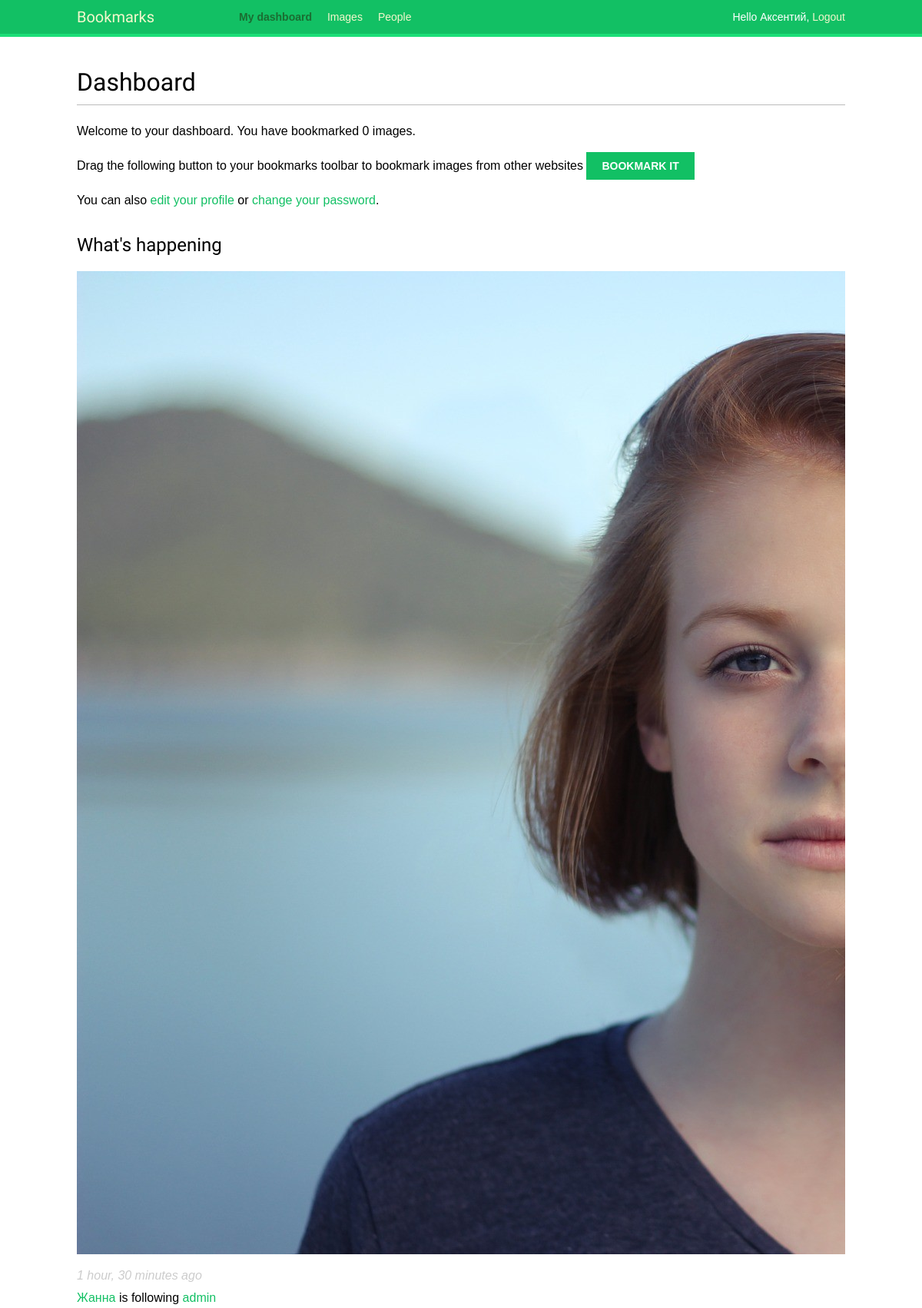
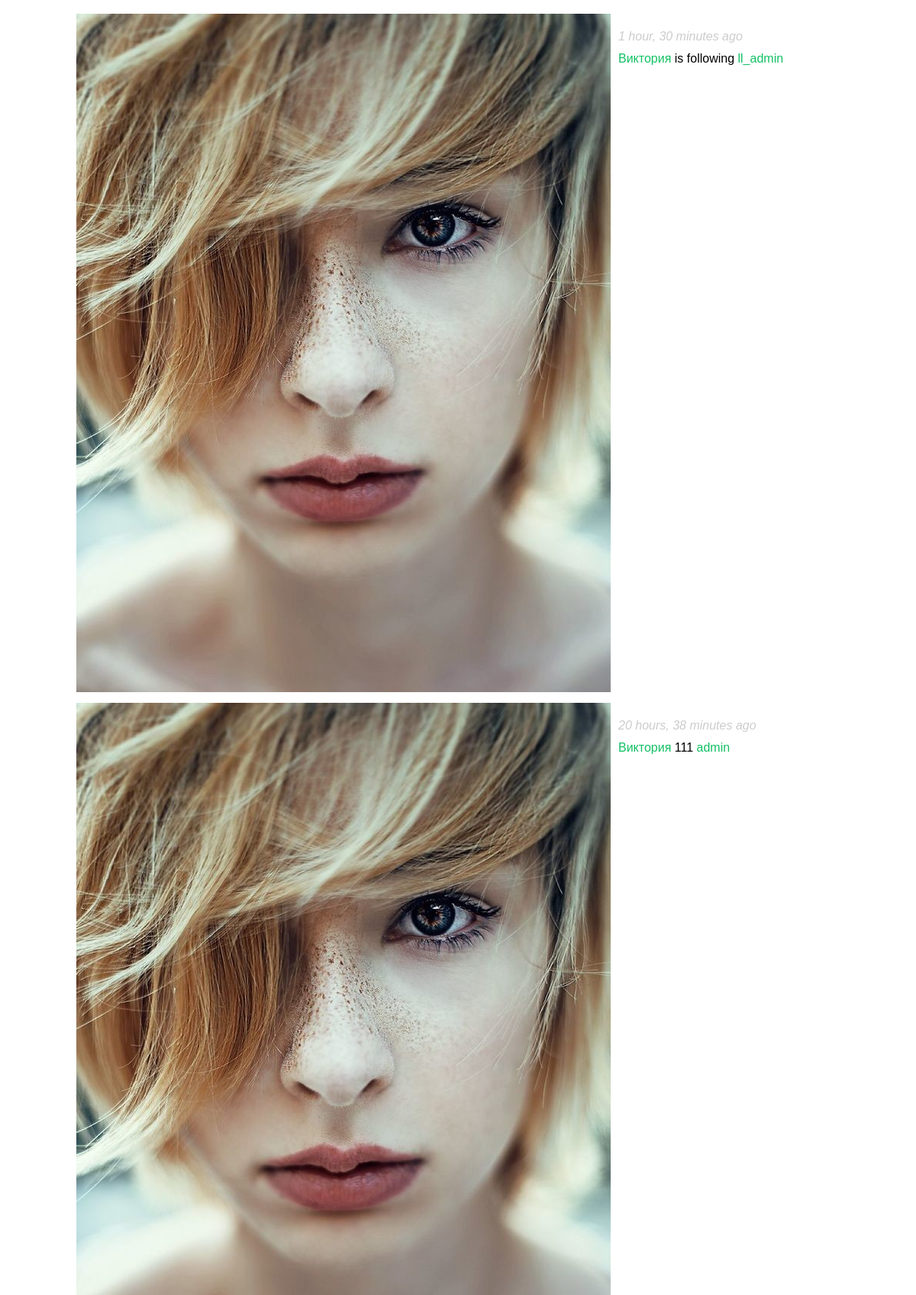
Screenshot of /account/ (signed in, upper part) with the database file from the repository (2 pictures, top to bottom).
### actions/models.py (models this page shows)
class Action(models.Model):
    user = models.ForeignKey(
        'auth.User', related_name='actions',
        db_index=True, on_delete=models.CASCADE
        )
    verb = models.CharField(max_length=255)
    target_ct = models.ForeignKey(
        ContentType, blank=True, null=True, related_name='target_obj',
        on_delete=models.CASCADE
        )
    target_id = models.PositiveIntegerField(
        null=True, blank=True, db_index=True
        )
    target = GenericForeignKey('target_ct', 'target_id')
    created = models.DateTimeField(auto_now_add=True, db_index=True)
    class Meta:
        ordering = ('-created',)

### account/views.py (the view)
# urls.py: path('', views.dashboard, name='dashboard'),
@login_required
def dashboard(request):
    actions = Action.objects.exclude(user=request.user)
    following_ids = request.user.following.values_list('id', flat=True)
    if following_ids:
        actions = actions.filter(user_id__in=following_ids)
    actions = actions.select_related('user', 'user__profile').prefetch_related('target')[:10]
    return render(request, 'account/dashboard.html', {'section': 'dashboard', 'actions': actions})

### account/templates/account/dashboard.html (shortened to what this page needs)
{% extends "base.html" %}
{% block content %}
<h1>Dashboard</h1>
{% with total_images_created=request.user.images_created.count %}
<p>Welcome to your dashboard. You have bookmarked
{{total_images_created }} image{{ total_images_created|pluralize }}.</p>
{% endwith %}
<p>Drag the following button to your bookmarks toolbar to bookmark images
from other websites
<a href="javascript:{% include 'bookmarklet_launcher.js' %}" class="button">
Bookmark it</a>
<p>
<p>You can also <a href="{% url 'edit' %}">edit your profile</a> or
<a href="{% url 'password_change' %}">change your password</a>.<p>
<h2>What's happening</h2>
<div id="action-list">
    {% for action in actions %}
        {% include "actions/action/detail.html" %}
    {% endfor %}
</div>
{% endblock %}

### account/templates/base.html (shortened to what this page needs)
{% load static %}
<!DOCTYPE html>
<html>
  <head>
    <link href="{% static 'css/base.css' %}" rel="stylesheet">
  </head>
  <body>
    <div id="header">
      <span class="logo">Bookmarks</span>
      {% if request.user.is_authenticated %}
      <ul class="menu">
      <li {% if section == "dashboard" %} class="selected"{% endif %}>
        <a href="{% url 'dashboard' %}">My dashboard</a>
      </li>
      <li {% if section == "images" %}class="selected"{% endif %}>
        <a href="{% url 'images:list' %}">Images</a>
      </li>
      <li {% if section == "people" %}class="selected"{% endif %}>
        <a href="{% url 'user_list' %}">People</a>
      </li>
    </ul>
    {% endif %}
    <span class="user">
    {% if request.user.is_authenticated %}
      Hello {{ request.user.first_name }},
      <a href="{% url 'logout' %}">Logout</a>
    {% else %}
      <a href="{% url 'login' %}">Log-in</a>
    {% endif %}
    </span>
    </div>
    <div id="content">
      {% block content %}{% endblock %}
    </div>
  </body>
</html>

### actions/templates/actions/action/detail.html (shortened to what this page needs)
{% load thumbnail %}
{% with user=action.user profile=action.user.profile %}
    <div class="action">
        <div class="images">
            {% if profile.photo %}
              {% thumbnail user.profile.photo "80x80" crop="100%" as im %}
                <a href="{{ user.get_absolute_url }}">
                  <img src="{{ im.url }}" alt="{{ user.get_full_name }}" class="item-img">
                </a>
              {% endthumbnail %}
            {% endif %}
        </div>
        <div class="info">
            <p>
              <span class="date">{{ action.created|timesince }} ago</span><br />
              <a href="{{ user.get_absolute_url }}">{{ user.first_name }}</a>
              {{ action.verb }}
              {% if action.target %}
                {% with target=action.target %}
                  <a href="{{ target.get_absolute_url }}">{{ target }}</a>
                {% endwith %}
              {% endif %}
            </p>
        </div>
    </div>
{% endwith %}

### account/static/css/base.css (style rules this page uses)
body { margin:0; padding:0; font-family:helvetica, sans-serif; }
p { line-height: 1.8; }
a { color:#12c064; text-decoration:none; }
h1, h2, h3, h4, h5 , h6 { font-family: 'Muli', sans-serif; font-weight:normal; }
h1 { border-bottom:1px solid #bbb; padding:0 0 10px 0; margin:10px 0 20px 0; }
h2 { margin:30px 0 20px; }
#header { padding:10px 100px; font-size:14px; background:#12c064; color:#fff; border-bottom:4px solid #1cdf78; overflow:auto; }
#header .logo { font-family: 'Muli', sans-serif; float:left; color:#f3f7cc; font-size:20px; margin-right:10%; }
#header ul.menu { list-style:none; float:left; margin:0; padding:0; }
#header ul.menu li { float:left; padding:4px 10px; }
#header ul.menu li.selected a, #header ul.menu li.selected a:hover { color:#1b6d32; font-weight:bold; }
#header a { color:#f3f7cc; }
#header .user { float:right; padding-top:4px; }
#content { padding:30px 100px; }
input[type=submit], a.button { font-weight:bold; background:#12c064; color:#fff; padding:10px 20px; font-size:14px; text-transform:uppercase; }
.action { clear:both; overflow:auto; }
.action .images { float:left; margin:0 10px 10px 0; }
.action .date { font-style:italic; color:#ccc; }

### rows the page displays
Action: shows a picture, created "1 hour, 30 minutes", user.first_name "Жанна", verb "is following", target "admin"
Action: created "1 hour, 30 minutes", user.first_name "Виктория", verb "is following", target "ll_admin"
Action: created "20 hours, 38 minutes", user.first_name "Виктория", verb "111", target "admin"

### other values shown
{{ request.user.first_name }} "Аксентий"
{{ total_images_created }} "0"
